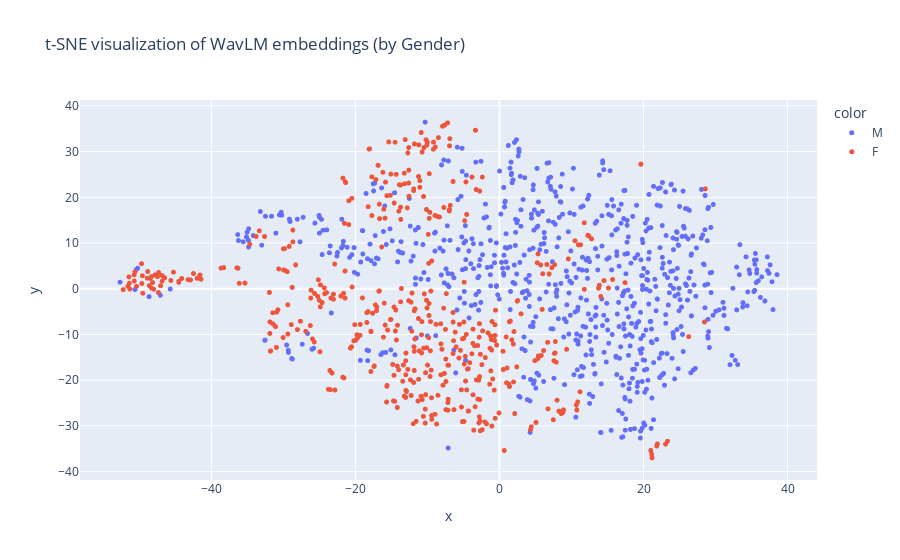

The notebook cell saved with this chart:
### Code cell
tsne = TSNE(n_components=2, random_state=42)
X_tsne = tsne.fit_transform(np.vstack(df['embeddings']))

fig = px.scatter(
    x=X_tsne[:, 0],
    y=X_tsne[:, 1],
    color=df['gender'],
    title="t-SNE visualization of WavLM embeddings (by Gender)"
)
fig.update_traces(marker=dict(size=5))
fig.show()

### Figure 1 — Plotly figure (JSON) as saved in the notebook; plotly's stock layout.template omitted (floating-point values rounded to 4 significant figures; data arrays with more than 128 entries replaced by an {"elided": "..."} marker saying what was removed)
{"data": [{"hovertemplate": "color=M<br>x=%{x}<br>y=%{y}<extra></extra>", "legendgroup": "M", "marker": {"color": "#636efa", "size": 5, "symbol": "circle"}, "mode": "markers", "name": "M", "showlegend": true, "type": "scattergl", "x": {"elided": "720 float values"}, "xaxis": "x", "y": {"elided": "720 float values"}, "yaxis": "y"}, {"hovertemplate": "color=F<br>x=%{x}<br>y=%{y}<extra></extra>", "legendgroup": "F", "marker": {"color": "#EF553B", "size": 5, "symbol": "circle"}, "mode": "markers", "name": "F", "showlegend": true, "type": "scattergl", "x": {"elided": "480 float values"}, "xaxis": "x", "y": {"elided": "480 float values"}, "yaxis": "y"}], "layout": {"legend": {"title": {"text": "color"}, "tracegroupgap": 0}, "title": {"text": "t-SNE visualization of WavLM embeddings (by Gender)"}, "xaxis": {"anchor": "y", "domain": [0, 1], "title": {"text": "x"}}, "yaxis": {"anchor": "x", "domain": [0, 1], "title": {"text": "y"}}}}
